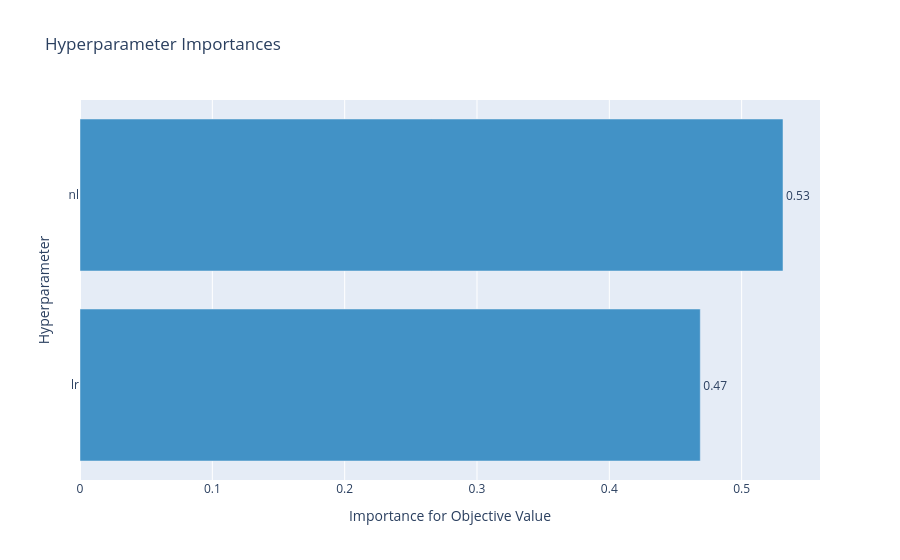

Write notebook code for a chart like this one.
### Markdown cell above
### Visualizing impact of hyperparameters

### Code cell
# You can visualize the importance of hyperparameters
fig = optuna.visualization.plot_param_importances(study)
fig.show()

### Figure 1 — Plotly figure (JSON) as saved in the notebook; plotly's stock layout.template omitted (floating-point values rounded to 4 significant figures)
{"data": [{"cliponaxis": false, "hovertemplate": ["lr (FloatDistribution): 0.46875<extra></extra>", "nl (IntDistribution): 0.53125<extra></extra>"], "marker": {"color": "rgb(66,146,198)"}, "orientation": "h", "text": ["0.47", "0.53"], "textposition": "outside", "type": "bar", "x": [0.4688, 0.5312], "y": ["lr", "nl"]}], "layout": {"showlegend": false, "title": {"text": "Hyperparameter Importances"}, "xaxis": {"title": {"text": "Importance for Objective Value"}}, "yaxis": {"title": {"text": "Hyperparameter"}}}}
